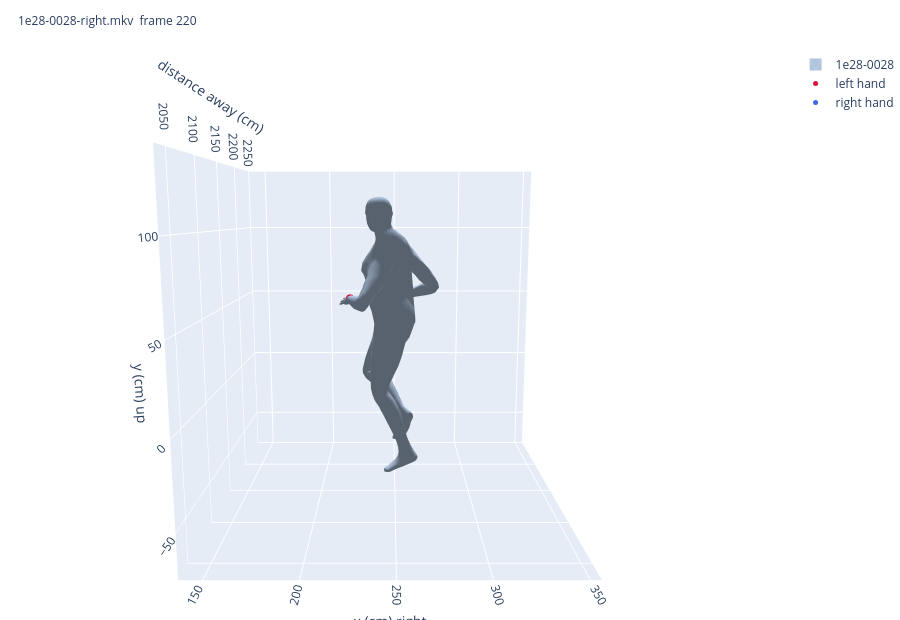

Source (notebook cell):
### Markdown cell above
## 5. One cell: point it at a video

Change the lines at the top and run it. It plays the clip live — whole frame on the left, whole
scene on the right — and then leaves a still of the last frame, the same frame overlaid, and an
interactive 3D view.

3D keypoints are a required input; this is a solver, not a detector. The cell reads them from the
`.c3d` beside the video, which gives one athlete. `MORE_PEOPLE` takes extra `(frames, 17, 3)`
keypoint arrays in the same millimetre world — which is where a detector and 3D lifter's output
would go.

### Code cell
# ---------------------------------------------------------------- point it here
video_path = sorted(VIDEOS.rglob("*.mkv"))[9]
SCALE, STEP = 0.2, 2
MORE_PEOPLE = []                 # extra (frames, 17, 3) keypoint arrays, same mm world
# ------------------------------------------------------------------------------

play(video_path, scale=SCALE, step=STEP, more_people=MORE_PEOPLE)

# The last frame, kept, since the live view does not survive a save.
subject_, clip_, view_ = video_path.stem.split("-")
intrinsics_, extrinsics_ = load_camera(subject_, view_)
rotation_, translation_ = ms.camera_from_aspset(extrinsics_)
keypoints_ = load_clip(subject_, clip_)
last = (len(keypoints_) - 1) // STEP * STEP

poses_ = [solve_and_place(keypoints_[last], rotation_, translation_)]
names_ = [f"{subject_}-{clip_}"]
for i, extra in enumerate(MORE_PEOPLE):
    poses_.append(solve_and_place(np.asarray(extra)[last], rotation_, translation_))
    names_.append(f"person {i + 2}")

capture_ = cv2.VideoCapture(str(video_path))
capture_.set(cv2.CAP_PROP_POS_FRAMES, last)
ok_, frame_ = capture_.read(); capture_.release()
camera_ = whole_frame_camera(intrinsics_, SCALE)
picture_ = cv2.resize(cv2.cvtColor(frame_, cv2.COLOR_BGR2RGB), camera_.size)

figure, axes = plt.subplots(1, 3, figsize=(14, 3.0))
axes[0].imshow(picture_)
axes[0].set(title=f"{video_path.name}, frame {last}", xticks=[], yticks=[])
axes[1].imshow(draw_bodies(poses_, camera_))
axes[1].set(title="the whole scene, same camera", xticks=[], yticks=[])
axes[2].imshow(draw_bodies(poses_, camera_, background=picture_, alpha=0.6))
axes[2].set(title="on top of each other", xticks=[], yticks=[])
plt.tight_layout(); plt.show()

for name_, pose_ in zip(names_, poses_):
    print(f"{name_}: {ms.describe(rig, pose_)}")

ms.scene_figure([ik.mesh_from_pose(mesh_rig, p) for p in poses_], triangles,
                names=names_, rig=rig, poses=poses_,
                title=f"{video_path.name}  frame {last}").show()

### Figure 1 — Plotly figure (JSON) as saved in the notebook; plotly's stock layout.template omitted (floating-point values rounded to 4 significant figures; data arrays with more than 128 entries replaced by an {"elided": "..."} marker saying what was removed)
{"data": [{"color": "lightsteelblue", "flatshading": false, "hoverinfo": "skip", "i": {"elided": "4918 int values"}, "j": {"elided": "4918 int values"}, "k": {"elided": "4918 int values"}, "lighting": {"ambient": 0.5, "diffuse": 0.8, "specular": 0.2}, "lightposition": {"x": 0, "y": -3000, "z": 2000}, "name": "1e28-0028", "showlegend": true, "type": "mesh3d", "x": {"elided": "2461 float values"}, "y": {"elided": "2461 float values"}, "z": {"elided": "2461 float values"}}, {"hoverinfo": "skip", "marker": {"color": "crimson", "size": 5}, "mode": "markers", "name": "left hand", "showlegend": true, "type": "scatter3d", "x": [221.5], "y": [2135.0], "z": [58.0]}, {"hoverinfo": "skip", "marker": {"color": "royalblue", "size": 5}, "mode": "markers", "name": "right hand", "showlegend": true, "type": "scatter3d", "x": [255.6], "y": [2168.0], "z": [56.18]}], "layout": {"height": 620, "margin": {"b": 0, "l": 0, "r": 0, "t": 50}, "scene": {"aspectmode": "cube", "camera": {"eye": {"x": 0, "y": -2, "z": 0.35}, "up": {"x": 0, "y": 0, "z": 1}}, "xaxis": {"range": [137.5, 355.9], "title": {"text": "x (cm) right"}}, "yaxis": {"range": [2033.0, 2251.0], "title": {"text": "distance away (cm)"}}, "zaxis": {"range": [-75.68, 142.8], "title": {"text": "y (cm) up"}}}, "title": {"font": {"size": 12}, "text": "1e28-0028-right.mkv  frame 220", "x": 0.02}}}
